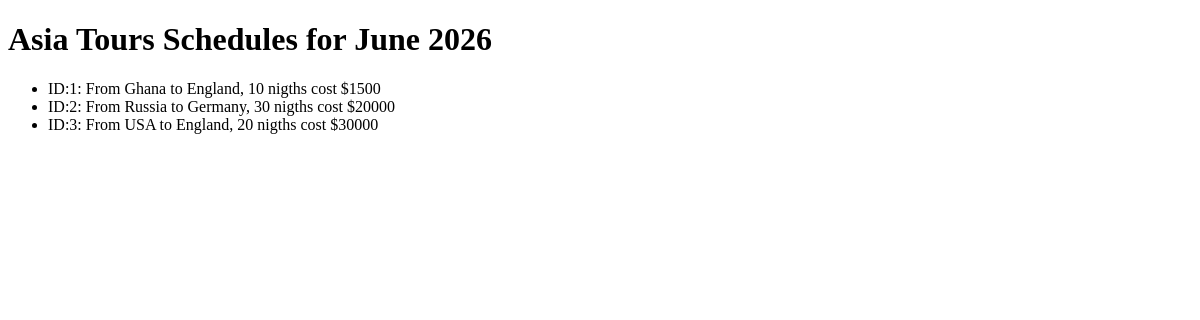
Before: / with the older database file.
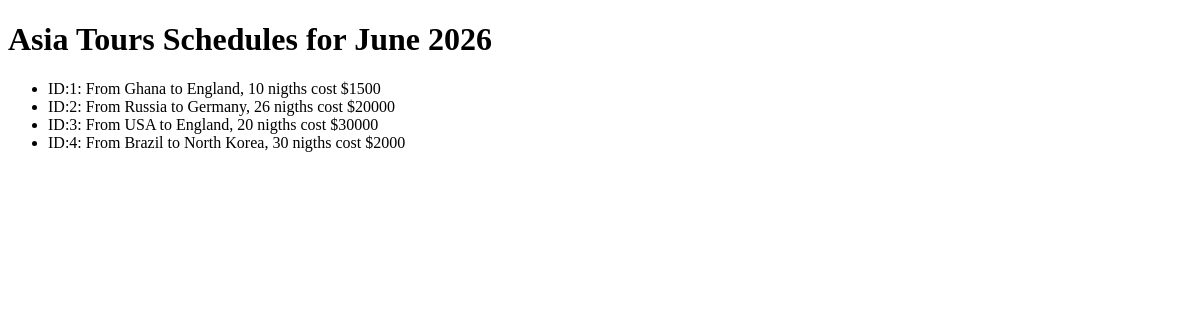
After: the same page with the newer database file.
### asiatoursagency/models.py (models this page shows)
class tour(models.Model):
    orign_country = models.CharField(max_length=64)
    destination_country = models.CharField(max_length=64)
    number_of_nights = models.IntegerField()
    price = models.IntegerField()
    def __str__(self):
        return (f"ID:{self.id}: From {self.orign_country} to {self.destination_country}, {self.number_of_nights} nigths cost ${self.price}")

### asiatoursagency/views.py (the view)
# urls.py: path('',views.index)
def index(request):
    tours = tour.objects.all()
    context = {'tours':tours}
    return render(request,'tours/index.html', context)

### asiatoursagency/templates/tours/index.html (shortened to what this page needs)
<!DOCTYPE html>
<html lang="en">
<head>
</head>
<body>
    <h1>Asia Tours Schedules for June 2026</h1>
    <ul>
        {% for tour in tours %}
        <li>{{tour}}</li>
        {% endfor %}
    </ul>
</body>
</html>

Changed rows visible on the page:
changed tour: id+orign_country+destination_country "ID:2: From Russia to Germany, 30 nigths cost $20000" → "ID:2: From Russia to Germany, 26 nigths cost $20000"
added tour: id+orign_country+destination_country "ID:4: From Brazil to North Korea, 30 nigths cost $2000"
